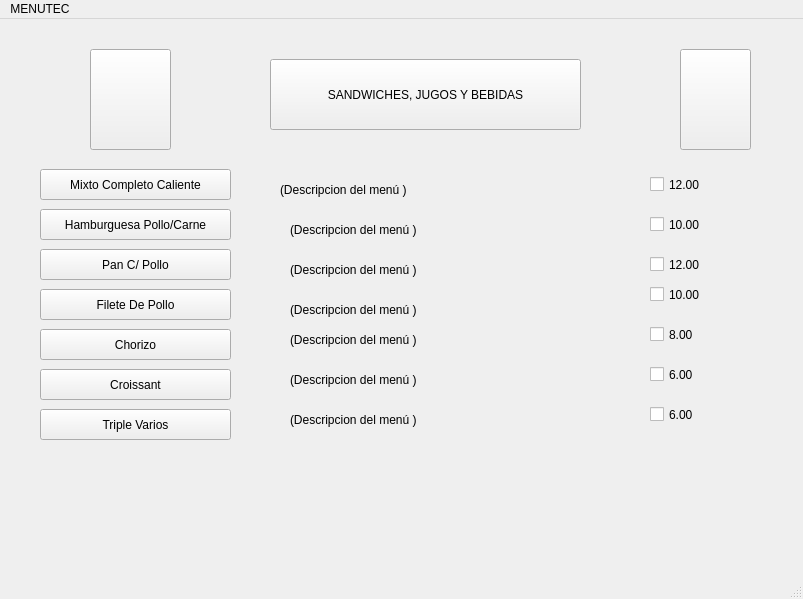
<?xml version="1.0" encoding="UTF-8"?>
<ui version="4.0">
 <class>panesWindow</class>
 <widget class="QMainWindow" name="panesWindow">
  <property name="geometry">
   <rect>
    <x>0</x>
    <y>0</y>
    <width>803</width>
    <height>599</height>
   </rect>
  </property>
  <property name="windowTitle">
   <string>MainWindow</string>
  </property>
  <widget class="QWidget" name="centralwidget">
   <widget class="QCheckBox" name="checkBox_4">
    <property name="geometry">
     <rect>
      <x>650</x>
      <y>260</y>
      <width>101</width>
      <height>31</height>
     </rect>
    </property>
    <property name="text">
     <string>10.00</string>
    </property>
   </widget>
   <widget class="QLabel" name="label_6">
    <property name="geometry">
     <rect>
      <x>290</x>
      <y>330</y>
      <width>171</width>
      <height>61</height>
     </rect>
    </property>
    <property name="text">
     <string>(Descripcion del menú )</string>
    </property>
   </widget>
   <widget class="QCheckBox" name="checkBox_6">
    <property name="geometry">
     <rect>
      <x>650</x>
      <y>340</y>
      <width>101</width>
      <height>31</height>
     </rect>
    </property>
    <property name="text">
     <string>6.00</string>
    </property>
   </widget>
   <widget class="QLabel" name="label">
    <property name="geometry">
     <rect>
      <x>280</x>
      <y>150</y>
      <width>171</width>
      <height>41</height>
     </rect>
    </property>
    <property name="text">
     <string>(Descripcion del menú )</string>
    </property>
   </widget>
   <widget class="QLabel" name="label_4">
    <property name="geometry">
     <rect>
      <x>290</x>
      <y>260</y>
      <width>171</width>
      <height>61</height>
     </rect>
    </property>
    <property name="text">
     <string>(Descripcion del menú )</string>
    </property>
   </widget>
   <widget class="QLabel" name="label_3">
    <property name="geometry">
     <rect>
      <x>290</x>
      <y>220</y>
      <width>171</width>
      <height>61</height>
     </rect>
    </property>
    <property name="text">
     <string>(Descripcion del menú )</string>
    </property>
   </widget>
   <widget class="QPushButton" name="pushButton_6">
    <property name="geometry">
     <rect>
      <x>680</x>
      <y>30</y>
      <width>71</width>
      <height>101</height>
     </rect>
    </property>
    <property name="text">
     <string/>
    </property>
    <property name="icon">
     <iconset>
      <normaloff>la-flecha-azul-al-lado-de-icono-5057-128.png</normaloff>la-flecha-azul-al-lado-de-icono-5057-128.png</iconset>
    </property>
    <property name="iconSize">
     <size>
      <width>100</width>
      <height>100</height>
     </size>
    </property>
   </widget>
   <widget class="QCheckBox" name="checkBox_5">
    <property name="geometry">
     <rect>
      <x>650</x>
      <y>300</y>
      <width>101</width>
      <height>31</height>
     </rect>
    </property>
    <property name="text">
     <string>8.00</string>
    </property>
   </widget>
   <widget class="QCheckBox" name="checkBox">
    <property name="geometry">
     <rect>
      <x>650</x>
      <y>150</y>
      <width>101</width>
      <height>31</height>
     </rect>
    </property>
    <property name="text">
     <string>12.00</string>
    </property>
   </widget>
   <widget class="QLabel" name="label_2">
    <property name="geometry">
     <rect>
      <x>290</x>
      <y>180</y>
      <width>171</width>
      <height>61</height>
     </rect>
    </property>
    <property name="text">
     <string>(Descripcion del menú )</string>
    </property>
   </widget>
   <widget class="QPushButton" name="pushButton">
    <property name="geometry">
     <rect>
      <x>270</x>
      <y>40</y>
      <width>311</width>
      <height>71</height>
     </rect>
    </property>
    <property name="text">
     <string>SANDWICHES, JUGOS Y BEBIDAS</string>
    </property>
    <property name="icon">
     <iconset>
      <normaloff>UTEC.png</normaloff>UTEC.png</iconset>
    </property>
   </widget>
   <widget class="QCheckBox" name="checkBox_2">
    <property name="geometry">
     <rect>
      <x>650</x>
      <y>190</y>
      <width>101</width>
      <height>31</height>
     </rect>
    </property>
    <property name="text">
     <string>10.00</string>
    </property>
   </widget>
   <widget class="QPushButton" name="pushButton_3">
    <property name="geometry">
     <rect>
      <x>40</x>
      <y>150</y>
      <width>191</width>
      <height>31</height>
     </rect>
    </property>
    <property name="text">
     <string>Mixto Completo Caliente</string>
    </property>
   </widget>
   <widget class="QPushButton" name="pushButton_2">
    <property name="geometry">
     <rect>
      <x>90</x>
      <y>30</y>
      <width>81</width>
      <height>101</height>
     </rect>
    </property>
    <property name="text">
     <string/>
    </property>
    <property name="icon">
     <iconset>
      <normaloff>flecha-hacia-la-izquierda-antes-de-icono-4330-128.png</normaloff>flecha-hacia-la-izquierda-antes-de-icono-4330-128.png</iconset>
    </property>
    <property name="iconSize">
     <size>
      <width>100</width>
      <height>100</height>
     </size>
    </property>
   </widget>
   <widget class="QLabel" name="label_5">
    <property name="geometry">
     <rect>
      <x>290</x>
      <y>290</y>
      <width>171</width>
      <height>61</height>
     </rect>
    </property>
    <property name="text">
     <string>(Descripcion del menú )</string>
    </property>
   </widget>
   <widget class="QCheckBox" name="checkBox_3">
    <property name="geometry">
     <rect>
      <x>650</x>
      <y>230</y>
      <width>101</width>
      <height>31</height>
     </rect>
    </property>
    <property name="text">
     <string>12.00</string>
    </property>
   </widget>
   <widget class="QPushButton" name="pushButton_4">
    <property name="geometry">
     <rect>
      <x>40</x>
      <y>310</y>
      <width>191</width>
      <height>31</height>
     </rect>
    </property>
    <property name="text">
     <string>Chorizo</string>
    </property>
   </widget>
   <widget class="QPushButton" name="pushButton_10">
    <property name="geometry">
     <rect>
      <x>40</x>
      <y>270</y>
      <width>191</width>
      <height>31</height>
     </rect>
    </property>
    <property name="text">
     <string>Filete De Pollo</string>
    </property>
   </widget>
   <widget class="QPushButton" name="pushButton_11">
    <property name="geometry">
     <rect>
      <x>40</x>
      <y>230</y>
      <width>191</width>
      <height>31</height>
     </rect>
    </property>
    <property name="text">
     <string>Pan C/ Pollo</string>
    </property>
   </widget>
   <widget class="QPushButton" name="pushButton_12">
    <property name="geometry">
     <rect>
      <x>40</x>
      <y>190</y>
      <width>191</width>
      <height>31</height>
     </rect>
    </property>
    <property name="text">
     <string>Hamburguesa Pollo/Carne</string>
    </property>
   </widget>
   <widget class="QPushButton" name="pushButton_5">
    <property name="geometry">
     <rect>
      <x>40</x>
      <y>390</y>
      <width>191</width>
      <height>31</height>
     </rect>
    </property>
    <property name="text">
     <string>Triple Varios</string>
    </property>
   </widget>
   <widget class="QPushButton" name="pushButton_8">
    <property name="geometry">
     <rect>
      <x>40</x>
      <y>350</y>
      <width>191</width>
      <height>31</height>
     </rect>
    </property>
    <property name="text">
     <string>Croissant</string>
    </property>
   </widget>
   <widget class="QLabel" name="label_7">
    <property name="geometry">
     <rect>
      <x>290</x>
      <y>370</y>
      <width>171</width>
      <height>61</height>
     </rect>
    </property>
    <property name="text">
     <string>(Descripcion del menú )</string>
    </property>
   </widget>
   <widget class="QCheckBox" name="checkBox_7">
    <property name="geometry">
     <rect>
      <x>650</x>
      <y>380</y>
      <width>101</width>
      <height>31</height>
     </rect>
    </property>
    <property name="text">
     <string>6.00</string>
    </property>
   </widget>
  </widget>
  <widget class="QMenuBar" name="menubar">
   <property name="geometry">
    <rect>
     <x>0</x>
     <y>0</y>
     <width>803</width>
     <height>25</height>
    </rect>
   </property>
   <widget class="QMenu" name="menuMENUTEC">
    <property name="title">
     <string>MENUTEC</string>
    </property>
   </widget>
   <addaction name="menuMENUTEC"/>
  </widget>
  <widget class="QStatusBar" name="statusbar"/>
 </widget>
 <resources/>
 <connections/>
</ui>
